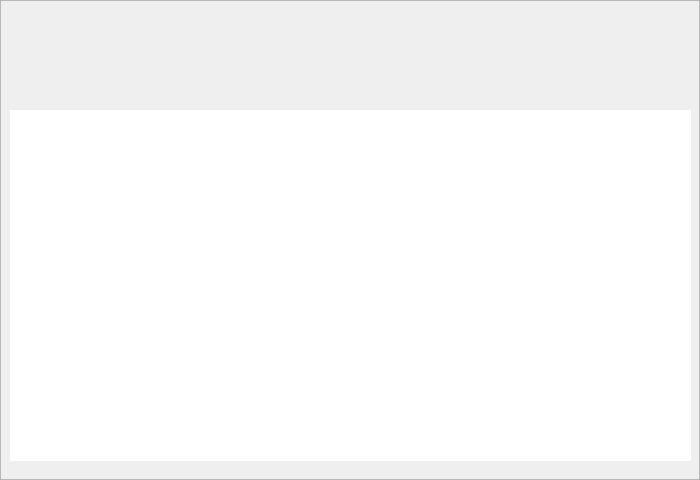
<?xml version="1.0" encoding="UTF-8"?>
<ui version="4.0">
 <class>pyradio</class>
 <widget class="QMainWindow" name="pyradio">
  <property name="geometry">
   <rect>
    <x>0</x>
    <y>0</y>
    <width>700</width>
    <height>480</height>
   </rect>
  </property>
  <property name="windowTitle">
   <string>radio</string>
  </property>
  <widget class="QWidget" name="centralwidget">
   <property name="styleSheet">
    <string notr="true"/>
   </property>
   <widget class="QFrame" name="frame">
    <property name="geometry">
     <rect>
      <x>0</x>
      <y>0</y>
      <width>1400</width>
      <height>480</height>
     </rect>
    </property>
    <property name="frameShape">
     <enum>QFrame::StyledPanel</enum>
    </property>
    <property name="frameShadow">
     <enum>QFrame::Raised</enum>
    </property>
    <widget class="QFrame" name="player">
     <property name="geometry">
      <rect>
       <x>0</x>
       <y>0</y>
       <width>700</width>
       <height>480</height>
      </rect>
     </property>
     <property name="styleSheet">
      <string notr="true">background-image: url(skin.png);</string>
     </property>
     <property name="frameShape">
      <enum>QFrame::StyledPanel</enum>
     </property>
     <property name="frameShadow">
      <enum>QFrame::Raised</enum>
     </property>
     <widget class="QLabel" name="lbl_Text">
      <property name="geometry">
       <rect>
        <x>10</x>
        <y>10</y>
        <width>681</width>
        <height>71</height>
       </rect>
      </property>
      <property name="palette">
       <palette>
        <active>
         <colorrole role="WindowText">
          <brush brushstyle="SolidPattern">
           <color alpha="255">
            <red>252</red>
            <green>252</green>
            <blue>252</blue>
           </color>
          </brush>
         </colorrole>
         <colorrole role="Button">
          <brush brushstyle="SolidPattern">
           <color alpha="0">
            <red>0</red>
            <green>0</green>
            <blue>0</blue>
           </color>
          </brush>
         </colorrole>
         <colorrole role="Base">
          <brush brushstyle="SolidPattern">
           <color alpha="0">
            <red>0</red>
            <green>0</green>
            <blue>0</blue>
           </color>
          </brush>
         </colorrole>
         <colorrole role="Window">
          <brush brushstyle="SolidPattern">
           <color alpha="0">
            <red>0</red>
            <green>0</green>
            <blue>0</blue>
           </color>
          </brush>
         </colorrole>
        </active>
        <inactive>
         <colorrole role="WindowText">
          <brush brushstyle="SolidPattern">
           <color alpha="255">
            <red>252</red>
            <green>252</green>
            <blue>252</blue>
           </color>
          </brush>
         </colorrole>
         <colorrole role="Button">
          <brush brushstyle="SolidPattern">
           <color alpha="0">
            <red>0</red>
            <green>0</green>
            <blue>0</blue>
           </color>
          </brush>
         </colorrole>
         <colorrole role="Base">
          <brush brushstyle="SolidPattern">
           <color alpha="0">
            <red>0</red>
            <green>0</green>
            <blue>0</blue>
           </color>
          </brush>
         </colorrole>
         <colorrole role="Window">
          <brush brushstyle="SolidPattern">
           <color alpha="0">
            <red>0</red>
            <green>0</green>
            <blue>0</blue>
           </color>
          </brush>
         </colorrole>
        </inactive>
        <disabled>
         <colorrole role="WindowText">
          <brush brushstyle="SolidPattern">
           <color alpha="255">
            <red>127</red>
            <green>127</green>
            <blue>127</blue>
           </color>
          </brush>
         </colorrole>
         <colorrole role="Button">
          <brush brushstyle="SolidPattern">
           <color alpha="0">
            <red>0</red>
            <green>0</green>
            <blue>0</blue>
           </color>
          </brush>
         </colorrole>
         <colorrole role="Base">
          <brush brushstyle="SolidPattern">
           <color alpha="0">
            <red>0</red>
            <green>0</green>
            <blue>0</blue>
           </color>
          </brush>
         </colorrole>
         <colorrole role="Window">
          <brush brushstyle="SolidPattern">
           <color alpha="0">
            <red>0</red>
            <green>0</green>
            <blue>0</blue>
           </color>
          </brush>
         </colorrole>
        </disabled>
       </palette>
      </property>
      <property name="font">
       <font>
        <pointsize>48</pointsize>
        <weight>75</weight>
        <bold>true</bold>
       </font>
      </property>
      <property name="styleSheet">
       <string notr="true">background: transparent;</string>
      </property>
      <property name="text">
       <string/>
      </property>
      <property name="scaledContents">
       <bool>true</bool>
      </property>
      <property name="alignment">
       <set>Qt::AlignCenter</set>
      </property>
      <property name="wordWrap">
       <bool>true</bool>
      </property>
      <property name="textInteractionFlags">
       <set>Qt::NoTextInteraction</set>
      </property>
     </widget>
     <widget class="QListWidget" name="stationList">
      <property name="geometry">
       <rect>
        <x>10</x>
        <y>110</y>
        <width>681</width>
        <height>351</height>
       </rect>
      </property>
      <property name="font">
       <font>
        <pointsize>25</pointsize>
        <weight>75</weight>
        <bold>true</bold>
       </font>
      </property>
      <property name="autoFillBackground">
       <bool>true</bool>
      </property>
      <property name="styleSheet">
       <string notr="true">color: #ffffff;background: transparent;border: 0px;selected:{border: 0px}</string>
      </property>
      <property name="frameShape">
       <enum>QFrame::NoFrame</enum>
      </property>
      <property name="frameShadow">
       <enum>QFrame::Plain</enum>
      </property>
      <property name="lineWidth">
       <number>-1</number>
      </property>
      <property name="verticalScrollBarPolicy">
       <enum>Qt::ScrollBarAsNeeded</enum>
      </property>
      <property name="horizontalScrollBarPolicy">
       <enum>Qt::ScrollBarAlwaysOff</enum>
      </property>
      <property name="selectionBehavior">
       <enum>QAbstractItemView::SelectRows</enum>
      </property>
      <property name="iconSize">
       <size>
        <width>48</width>
        <height>48</height>
       </size>
      </property>
      <property name="gridSize">
       <size>
        <width>0</width>
        <height>60</height>
       </size>
      </property>
      <property name="viewMode">
       <enum>QListView::ListMode</enum>
      </property>
      <property name="modelColumn">
       <number>0</number>
      </property>
     </widget>
    </widget>
   </widget>
  </widget>
 </widget>
 <resources/>
 <connections/>
</ui>
